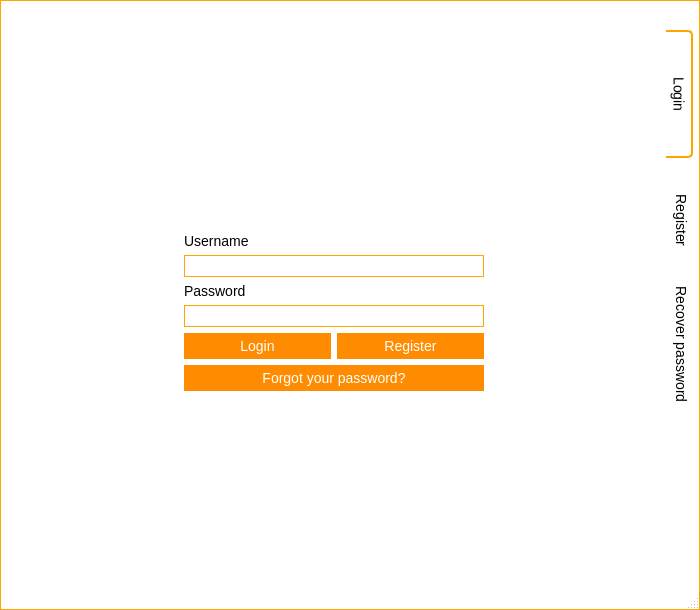
<?xml version="1.0" encoding="UTF-8"?>
<ui version="4.0">
 <class>frmLogin</class>
 <widget class="QMainWindow" name="frmLogin">
  <property name="geometry">
   <rect>
    <x>0</x>
    <y>0</y>
    <width>700</width>
    <height>610</height>
   </rect>
  </property>
  <property name="minimumSize">
   <size>
    <width>700</width>
    <height>610</height>
   </size>
  </property>
  <property name="maximumSize">
   <size>
    <width>700</width>
    <height>610</height>
   </size>
  </property>
  <property name="windowTitle">
   <string>Login | SmartClass</string>
  </property>
  <property name="windowIcon">
   <iconset resource="resources.qrc">
    <normaloff>:/images/logos/Logo.png</normaloff>:/images/logos/Logo.png</iconset>
  </property>
  <property name="styleSheet">
   <string notr="true">QWidget#titleBar{
	background-color: #FFF;
	border-top: 1px solid orange;
	border-left: 1px solid orange;
	border-right: 1px solid orange;
	color: #000;
}

QWidget#centralWidget, QStatusBar{
	background-color: #FFF;
	border-left: 1px solid orange;
	border-right: 1px solid orange;
}

QStatusBar{
	border-bottom: 1px solid orange;
}

QWidget{
	font-size: 14px;
}

QLineEdit{
	border: 1px solid orange;
	min-height: 20px;
}

QPushButton{
	background-color: darkorange;
	border: 5px solid darkorange;
	color: white;
}

QPushButton::hover{
	background-color: orange;
	border: 5px solid orange;
}

QPushButton::pressed{
	background-color: darkorange;
	border: 5px solid darkorange;
}

QPushButton::!enabled{
	background-color: orange;
	border: 5px solid orange;
}

/*QTabWidget::pane {
    border-top: 1px solid orange;
}*/

QSlider::handle:horizontal {
    background: orange;
}

/* Vertical and horizontal line customization */

QFrame[frameShape=&quot;4&quot;]
{
    color: orange;
}

QFrame[frameShape=&quot;5&quot;]
{
    color: orange;
}

/* QTabWidget elements customization */

QTabWidget::pane {
/*	border-top: 1px solid orange;*/
	background: white;
}

QTabWidget::tab-bar {
    left: 5px;
}

QTabBar::tab {
	background: white;
    min-height: 120px;
    min-width: 20px;
    padding: 2px;
	border-bottom-right-radius: 5px;
	border-top-right-radius: 5px;
	margin-right: 6px;
}

QTabBar::tab:selected, QTabBar::tab:hover {
	background: white;
	border-top: 1px solid orange;
	border-right: 1px solid orange;
	border-bottom: 1px solid orange;
}

QTabBar::tab:selected {
	background: white;
	border-top: 2px solid orange;
	border-right: 2px solid orange;
	border-bottom: 2px solid orange;
}

QTabBar::tab:!selected {
    margin-left: 3px;
}

QWidget#tabLogin, QWidget#tabRegister, QWidget#tabRecover{
	background: white;
}
</string>
  </property>
  <widget class="QWidget" name="centralWidget">
   <layout class="QGridLayout" name="gridLayout_5">
    <property name="leftMargin">
     <number>0</number>
    </property>
    <property name="topMargin">
     <number>0</number>
    </property>
    <property name="rightMargin">
     <number>0</number>
    </property>
    <property name="bottomMargin">
     <number>0</number>
    </property>
    <property name="spacing">
     <number>0</number>
    </property>
    <item row="0" column="0">
     <widget class="TitleBar" name="titleBar" native="true">
      <property name="minimumSize">
       <size>
        <width>0</width>
        <height>30</height>
       </size>
      </property>
      <property name="maximumSize">
       <size>
        <width>16777215</width>
        <height>30</height>
       </size>
      </property>
     </widget>
    </item>
    <item row="1" column="0">
     <layout class="QGridLayout" name="centralLayout">
      <property name="leftMargin">
       <number>6</number>
      </property>
      <property name="rightMargin">
       <number>6</number>
      </property>
      <property name="spacing">
       <number>0</number>
      </property>
      <item row="0" column="0">
       <widget class="QTabWidget" name="tabManager">
        <property name="styleSheet">
         <string notr="true"/>
        </property>
        <property name="tabPosition">
         <enum>QTabWidget::East</enum>
        </property>
        <property name="currentIndex">
         <number>0</number>
        </property>
        <widget class="QWidget" name="tabLogin">
         <attribute name="title">
          <string>Login</string>
         </attribute>
         <layout class="QGridLayout" name="gridLayout_2">
          <item row="4" column="1" colspan="2">
           <widget class="QLineEdit" name="edtPasswordFLogin">
            <property name="echoMode">
             <enum>QLineEdit::Password</enum>
            </property>
           </widget>
          </item>
          <item row="1" column="1" colspan="2">
           <widget class="QLabel" name="lblUsernameFLogin">
            <property name="text">
             <string>Username</string>
            </property>
           </widget>
          </item>
          <item row="2" column="1" colspan="2">
           <widget class="QLineEdit" name="edtUsernameFLogin">
            <property name="minimumSize">
             <size>
              <width>300</width>
              <height>22</height>
             </size>
            </property>
           </widget>
          </item>
          <item row="3" column="1" colspan="2">
           <widget class="QLabel" name="lblPasswordFLogin">
            <property name="text">
             <string>Password</string>
            </property>
           </widget>
          </item>
          <item row="5" column="2">
           <widget class="QPushButton" name="btRegisterFLogin">
            <property name="styleSheet">
             <string notr="true"/>
            </property>
            <property name="text">
             <string>Register</string>
            </property>
           </widget>
          </item>
          <item row="6" column="1" colspan="2">
           <widget class="QPushButton" name="btRecoverFLogin">
            <property name="text">
             <string>Forgot your password?</string>
            </property>
           </widget>
          </item>
          <item row="0" column="1" colspan="2">
           <spacer name="verticalSpacer">
            <property name="orientation">
             <enum>Qt::Vertical</enum>
            </property>
            <property name="sizeHint" stdset="0">
             <size>
              <width>297</width>
              <height>185</height>
             </size>
            </property>
           </spacer>
          </item>
          <item row="7" column="1" colspan="2">
           <spacer name="verticalSpacer_2">
            <property name="orientation">
             <enum>Qt::Vertical</enum>
            </property>
            <property name="sizeHint" stdset="0">
             <size>
              <width>20</width>
              <height>135</height>
             </size>
            </property>
           </spacer>
          </item>
          <item row="0" column="0" rowspan="8">
           <spacer name="horizontalSpacer">
            <property name="orientation">
             <enum>Qt::Horizontal</enum>
            </property>
            <property name="sizeHint" stdset="0">
             <size>
              <width>160</width>
              <height>526</height>
             </size>
            </property>
           </spacer>
          </item>
          <item row="5" column="1">
           <widget class="QPushButton" name="btLoginFLogin">
            <property name="text">
             <string>Login</string>
            </property>
           </widget>
          </item>
          <item row="0" column="3" rowspan="8">
           <spacer name="horizontalSpacer_2">
            <property name="orientation">
             <enum>Qt::Horizontal</enum>
            </property>
            <property name="sizeHint" stdset="0">
             <size>
              <width>159</width>
              <height>526</height>
             </size>
            </property>
           </spacer>
          </item>
         </layout>
        </widget>
        <widget class="QWidget" name="tabRegister">
         <attribute name="title">
          <string>Register</string>
         </attribute>
         <layout class="QGridLayout" name="gridLayout_3">
          <item row="0" column="4" rowspan="16">
           <spacer name="horizontalSpacer_4">
            <property name="orientation">
             <enum>Qt::Horizontal</enum>
            </property>
            <property name="sizeHint" stdset="0">
             <size>
              <width>40</width>
              <height>20</height>
             </size>
            </property>
           </spacer>
          </item>
          <item row="0" column="1" colspan="3">
           <spacer name="verticalSpacer_3">
            <property name="orientation">
             <enum>Qt::Vertical</enum>
            </property>
            <property name="sizeHint" stdset="0">
             <size>
              <width>351</width>
              <height>95</height>
             </size>
            </property>
           </spacer>
          </item>
          <item row="2" column="1" colspan="3">
           <widget class="QLineEdit" name="edtUsernameFRegister">
            <property name="minimumSize">
             <size>
              <width>300</width>
              <height>22</height>
             </size>
            </property>
           </widget>
          </item>
          <item row="3" column="1" colspan="3">
           <widget class="QLabel" name="lblCompleteNameFRegister">
            <property name="text">
             <string>Complete name</string>
            </property>
           </widget>
          </item>
          <item row="7" column="1" colspan="3">
           <widget class="QLabel" name="lblPasswordConfirmationFRegister">
            <property name="text">
             <string>Password confirmation</string>
            </property>
           </widget>
          </item>
          <item row="8" column="1" colspan="3">
           <widget class="QLineEdit" name="edtPasswordConfirmationFRegister">
            <property name="echoMode">
             <enum>QLineEdit::Password</enum>
            </property>
           </widget>
          </item>
          <item row="4" column="1" colspan="3">
           <widget class="QLineEdit" name="edtCompleteNameFRegister"/>
          </item>
          <item row="11" column="1" colspan="3">
           <widget class="QLabel" name="lblAnswerFRegister">
            <property name="text">
             <string>Asnwer</string>
            </property>
           </widget>
          </item>
          <item row="6" column="1" colspan="3">
           <widget class="QLineEdit" name="edtPasswordFRegister">
            <property name="echoMode">
             <enum>QLineEdit::Password</enum>
            </property>
           </widget>
          </item>
          <item row="10" column="1" colspan="3">
           <widget class="QLineEdit" name="edtQuestionFRegister"/>
          </item>
          <item row="13" column="3">
           <widget class="QPushButton" name="btLoginFRegister">
            <property name="text">
             <string>Login</string>
            </property>
           </widget>
          </item>
          <item row="5" column="1" colspan="3">
           <widget class="QLabel" name="lblPasswordFRegister">
            <property name="text">
             <string>Password</string>
            </property>
           </widget>
          </item>
          <item row="14" column="1" colspan="3">
           <widget class="QPushButton" name="btRecoverFRegister">
            <property name="text">
             <string>Forgot your password?</string>
            </property>
           </widget>
          </item>
          <item row="12" column="1" colspan="3">
           <widget class="QLineEdit" name="edtAnswerFRegister"/>
          </item>
          <item row="9" column="1" colspan="3">
           <widget class="QLabel" name="lblQuestionFRegister">
            <property name="text">
             <string>Security question (in order to recover the password - can even be empty (type 'space' for that))</string>
            </property>
            <property name="wordWrap">
             <bool>true</bool>
            </property>
           </widget>
          </item>
          <item row="13" column="1" colspan="2">
           <widget class="QPushButton" name="btRegisterFRegister">
            <property name="text">
             <string>Register</string>
            </property>
           </widget>
          </item>
          <item row="15" column="1" colspan="3">
           <spacer name="verticalSpacer_4">
            <property name="orientation">
             <enum>Qt::Vertical</enum>
            </property>
            <property name="sizeHint" stdset="0">
             <size>
              <width>351</width>
              <height>94</height>
             </size>
            </property>
           </spacer>
          </item>
          <item row="0" column="0" rowspan="16">
           <spacer name="horizontalSpacer_3">
            <property name="orientation">
             <enum>Qt::Horizontal</enum>
            </property>
            <property name="sizeHint" stdset="0">
             <size>
              <width>40</width>
              <height>20</height>
             </size>
            </property>
           </spacer>
          </item>
          <item row="1" column="1" colspan="3">
           <widget class="QLabel" name="lblUsernameFRegister">
            <property name="text">
             <string>Username</string>
            </property>
           </widget>
          </item>
         </layout>
        </widget>
        <widget class="QWidget" name="tabRecover">
         <attribute name="title">
          <string>Recover password</string>
         </attribute>
         <layout class="QGridLayout" name="gridLayout_4">
          <item row="4" column="1" colspan="3">
           <widget class="QLabel" name="lblQuestionFRecover">
            <property name="enabled">
             <bool>false</bool>
            </property>
            <property name="text">
             <string>There is no question for this user...</string>
            </property>
           </widget>
          </item>
          <item row="8" column="3">
           <widget class="QPushButton" name="btLoginFRecover">
            <property name="text">
             <string>Login</string>
            </property>
           </widget>
          </item>
          <item row="8" column="1" colspan="2">
           <widget class="QPushButton" name="btRecoverFRecover">
            <property name="enabled">
             <bool>false</bool>
            </property>
            <property name="text">
             <string>Redefine</string>
            </property>
           </widget>
          </item>
          <item row="6" column="1" colspan="3">
           <widget class="QLabel" name="lblNewPasswordFRecover">
            <property name="enabled">
             <bool>false</bool>
            </property>
            <property name="text">
             <string>New password:</string>
            </property>
           </widget>
          </item>
          <item row="5" column="1" colspan="3">
           <widget class="QLineEdit" name="edtAnswerFRecover">
            <property name="enabled">
             <bool>false</bool>
            </property>
            <property name="minimumSize">
             <size>
              <width>300</width>
              <height>22</height>
             </size>
            </property>
            <property name="placeholderText">
             <string>Your answer goes here</string>
            </property>
           </widget>
          </item>
          <item row="0" column="1" colspan="3">
           <spacer name="verticalSpacer_5">
            <property name="orientation">
             <enum>Qt::Vertical</enum>
            </property>
            <property name="sizeHint" stdset="0">
             <size>
              <width>297</width>
              <height>174</height>
             </size>
            </property>
           </spacer>
          </item>
          <item row="10" column="1" colspan="3">
           <spacer name="verticalSpacer_6">
            <property name="orientation">
             <enum>Qt::Vertical</enum>
            </property>
            <property name="sizeHint" stdset="0">
             <size>
              <width>297</width>
              <height>173</height>
             </size>
            </property>
           </spacer>
          </item>
          <item row="9" column="1" colspan="3">
           <widget class="QPushButton" name="btRegisterFRecover">
            <property name="text">
             <string>Register</string>
            </property>
           </widget>
          </item>
          <item row="0" column="0" rowspan="11">
           <spacer name="horizontalSpacer_5">
            <property name="orientation">
             <enum>Qt::Horizontal</enum>
            </property>
            <property name="sizeHint" stdset="0">
             <size>
              <width>160</width>
              <height>526</height>
             </size>
            </property>
           </spacer>
          </item>
          <item row="0" column="4" rowspan="11">
           <spacer name="horizontalSpacer_6">
            <property name="orientation">
             <enum>Qt::Horizontal</enum>
            </property>
            <property name="sizeHint" stdset="0">
             <size>
              <width>159</width>
              <height>526</height>
             </size>
            </property>
           </spacer>
          </item>
          <item row="1" column="1" colspan="3">
           <widget class="QLabel" name="lblUsernameFRecover">
            <property name="text">
             <string>Username</string>
            </property>
           </widget>
          </item>
          <item row="2" column="1" colspan="2">
           <widget class="QLineEdit" name="edtUsernameFRecover"/>
          </item>
          <item row="2" column="3">
           <widget class="QPushButton" name="btAskFRecover">
            <property name="text">
             <string>Ask (retrieve question)</string>
            </property>
           </widget>
          </item>
          <item row="3" column="1" colspan="3">
           <widget class="QLabel" name="lblQuestionLabelFRecover">
            <property name="text">
             <string>Question:</string>
            </property>
           </widget>
          </item>
          <item row="7" column="1" colspan="3">
           <widget class="QLineEdit" name="edtNewPasswordFRecover">
            <property name="enabled">
             <bool>false</bool>
            </property>
            <property name="echoMode">
             <enum>QLineEdit::Password</enum>
            </property>
           </widget>
          </item>
         </layout>
        </widget>
       </widget>
      </item>
     </layout>
    </item>
   </layout>
  </widget>
  <widget class="QStatusBar" name="statusBar"/>
 </widget>
 <customwidgets>
  <customwidget>
   <class>TitleBar</class>
   <extends>QWidget</extends>
   <header>titlebar.h</header>
   <container>1</container>
  </customwidget>
 </customwidgets>
 <tabstops>
  <tabstop>edtUsernameFLogin</tabstop>
  <tabstop>edtPasswordFLogin</tabstop>
  <tabstop>btLoginFLogin</tabstop>
  <tabstop>btRegisterFLogin</tabstop>
  <tabstop>btRecoverFLogin</tabstop>
  <tabstop>edtUsernameFRegister</tabstop>
  <tabstop>edtCompleteNameFRegister</tabstop>
  <tabstop>edtPasswordFRegister</tabstop>
  <tabstop>edtPasswordConfirmationFRegister</tabstop>
  <tabstop>edtQuestionFRegister</tabstop>
  <tabstop>edtAnswerFRegister</tabstop>
  <tabstop>btRegisterFRegister</tabstop>
  <tabstop>btLoginFRegister</tabstop>
  <tabstop>btRecoverFRegister</tabstop>
  <tabstop>edtUsernameFRecover</tabstop>
  <tabstop>btAskFRecover</tabstop>
  <tabstop>edtAnswerFRecover</tabstop>
  <tabstop>edtNewPasswordFRecover</tabstop>
  <tabstop>btRecoverFRecover</tabstop>
  <tabstop>btLoginFRecover</tabstop>
  <tabstop>btRegisterFRecover</tabstop>
  <tabstop>tabManager</tabstop>
 </tabstops>
 <resources>
  <include location="resources.qrc"/>
 </resources>
 <connections/>
</ui>
